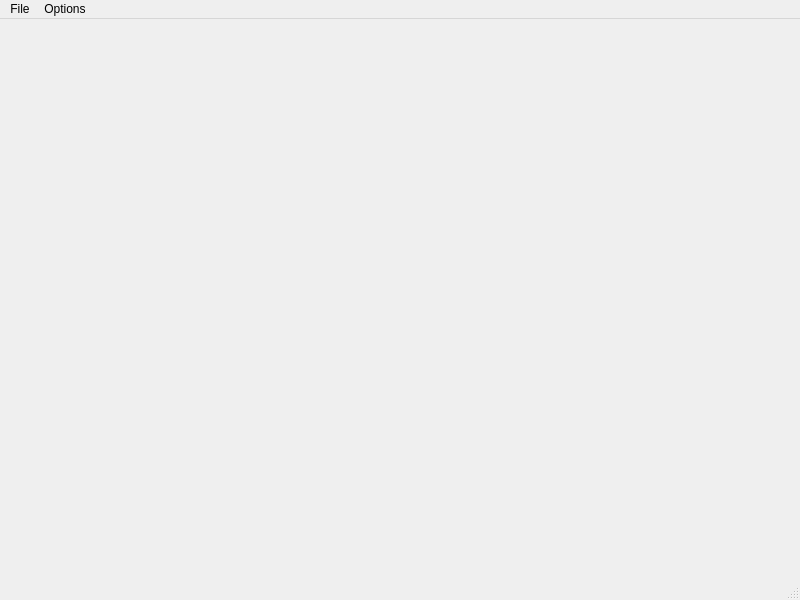
<?xml version="1.0" encoding="UTF-8"?>
<ui version="4.0">
 <class>MainWindow</class>
 <widget class="QMainWindow" name="MainWindow">
  <property name="geometry">
   <rect>
    <x>0</x>
    <y>0</y>
    <width>800</width>
    <height>600</height>
   </rect>
  </property>
  <property name="windowTitle">
   <string>MainWindow</string>
  </property>
  <widget class="QWidget" name="centralwidget"/>
  <widget class="QMenuBar" name="menubar">
   <property name="geometry">
    <rect>
     <x>0</x>
     <y>0</y>
     <width>800</width>
     <height>19</height>
    </rect>
   </property>
   <widget class="QMenu" name="fileMenu">
    <property name="title">
     <string>File</string>
    </property>
    <addaction name="quitAct"/>
   </widget>
   <widget class="QMenu" name="optionsMenu">
    <property name="title">
     <string>Options</string>
    </property>
    <addaction name="settingsAct"/>
   </widget>
   <addaction name="fileMenu"/>
   <addaction name="optionsMenu"/>
  </widget>
  <widget class="QStatusBar" name="statusbar"/>
  <action name="quitAct">
   <property name="text">
    <string>Quit</string>
   </property>
   <property name="shortcut">
    <string>Ctrl+Q</string>
   </property>
  </action>
  <action name="settingsAct">
   <property name="text">
    <string>Settings...</string>
   </property>
   <property name="shortcut">
    <string>Alt+G</string>
   </property>
  </action>
 </widget>
 <resources/>
 <connections>
  <connection>
   <sender>quitAct</sender>
   <signal>triggered()</signal>
   <receiver>MainWindow</receiver>
   <slot>close()</slot>
   <hints>
    <hint type="sourcelabel">
     <x>-1</x>
     <y>-1</y>
    </hint>
    <hint type="destinationlabel">
     <x>399</x>
     <y>299</y>
    </hint>
   </hints>
  </connection>
 </connections>
</ui>
